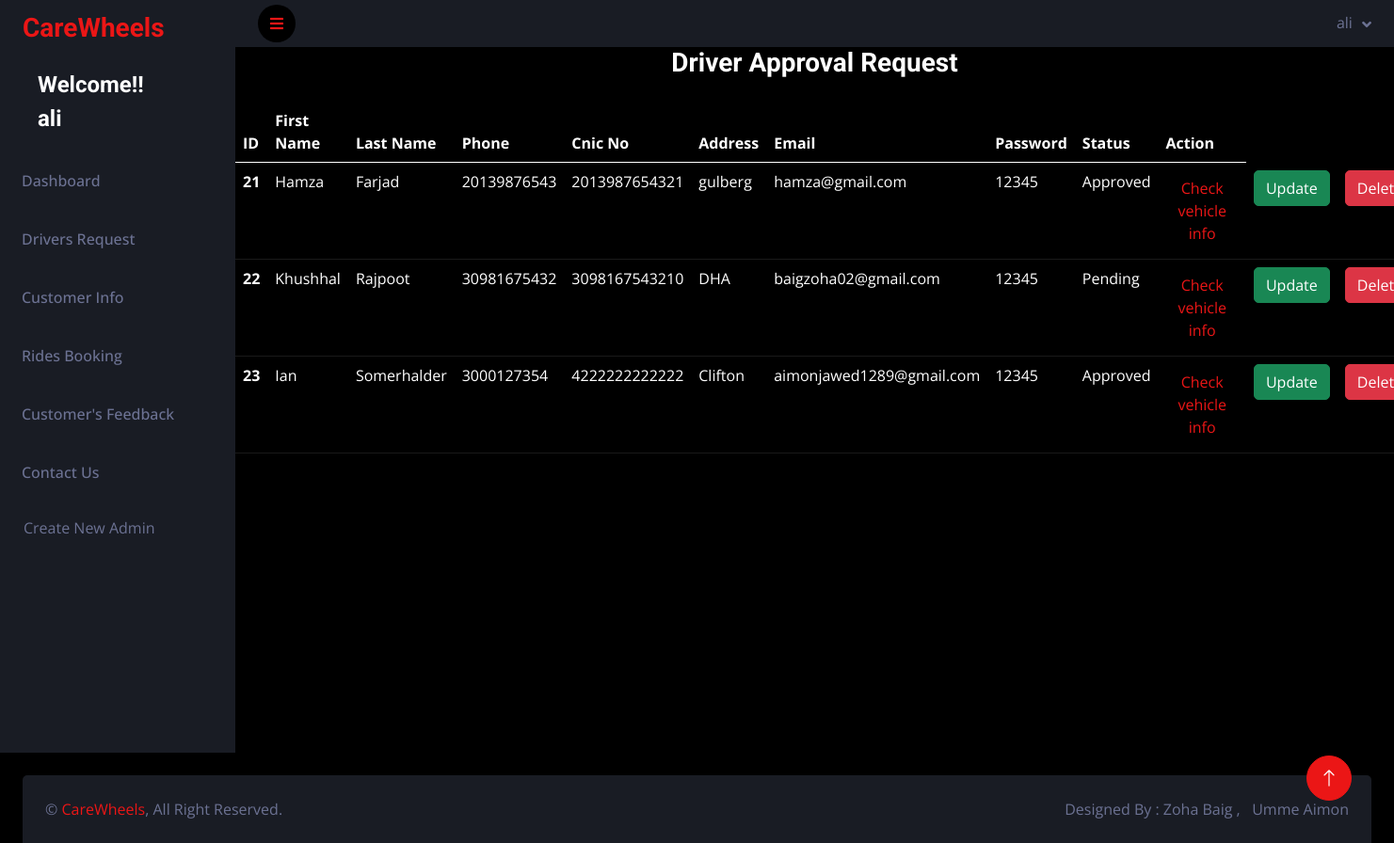
/admin/drv_req_pending.php (signed in), run on an earlier commit of the app's database.
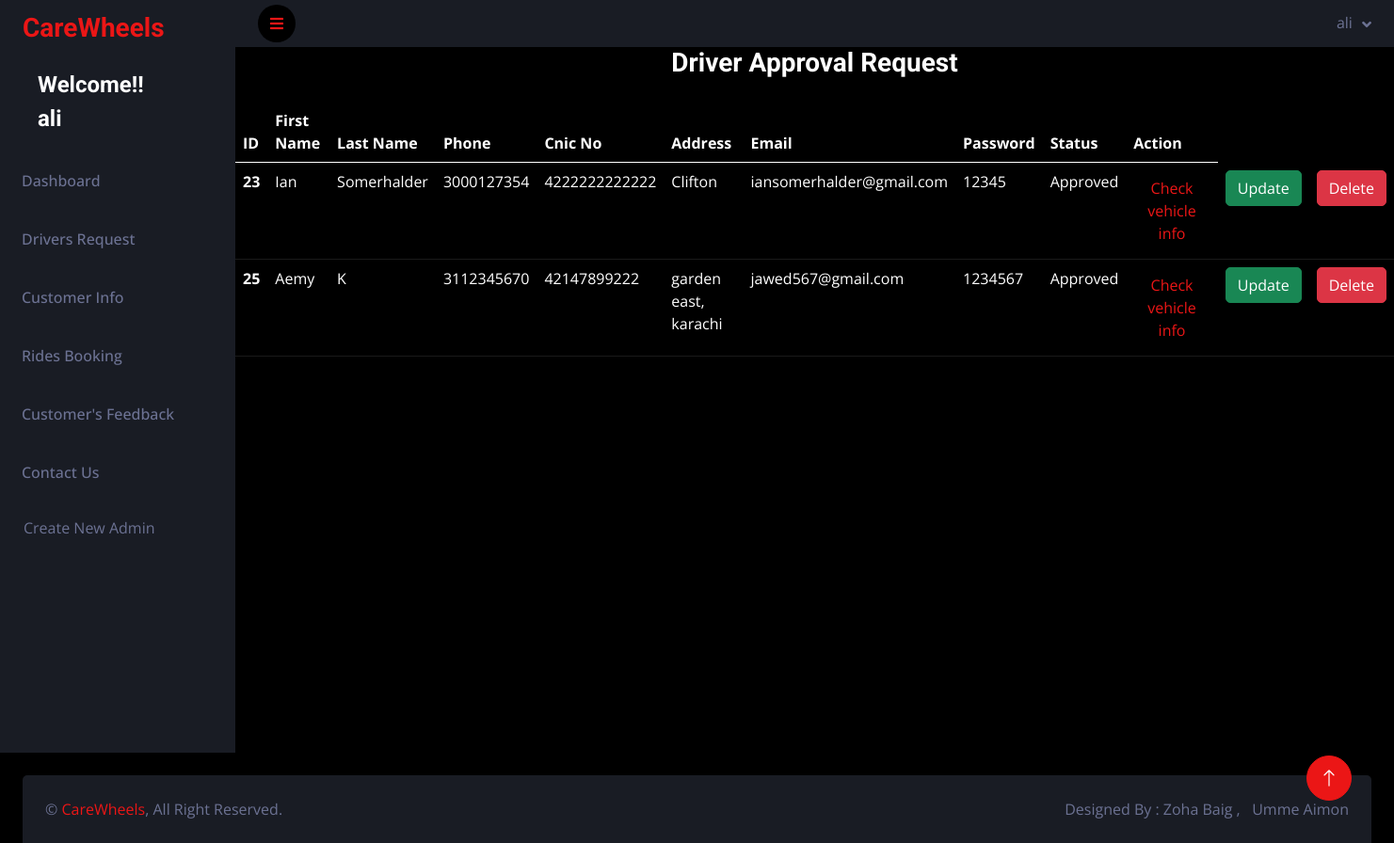
And on a later commit of the database.
### tables this page shows
CREATE TABLE `vehicles` (
  `v_id` int(11) NOT NULL,
  `v_name` varchar(55) NOT NULL,
  `v_model` varchar(55) NOT NULL,
  `v_year` int(11) NOT NULL,
  `v_capacity` int(11) NOT NULL,
  `v_regNum` varchar(55) NOT NULL,
  `d_id` int(11) NOT NULL,
  `v_drv_img` varchar(255) DEFAULT NULL,
  `v_cert_img` varchar(255) DEFAULT NULL,
  `v_img` varchar(255) DEFAULT NULL,
  `v_drv_lic` varchar(255) DEFAULT NULL
);

CREATE TABLE `drivers` (
  `d_id` int(11) NOT NULL,
  `d_fname` varchar(55) NOT NULL,
  `d_lname` varchar(55) NOT NULL,
  `d_phone` bigint(11) NOT NULL,
  `CNIC` bigint(13) NOT NULL,
  `d_email` varchar(55) NOT NULL,
  `d_address` varchar(55) NOT NULL,
  `d_password` varchar(55) NOT NULL,
  `d_status` varchar(55) DEFAULT NULL
);

### admin/drv_req_pending.php (the view, shortened to what this page needs)
<!DOCTYPE html>
<?php
require("connect.php");
if($_SESSION["a_email"]){
?>
<html lang="en">
<head>
    <link href="https://cdnjs.cloudflare.com/ajax/libs/font-awesome/5.10.0/css/all.min.css" rel="stylesheet">
    <link href="https://cdn.jsdelivr.net/npm/bootstrap-icons@1.4.1/font/bootstrap-icons.css" rel="stylesheet">
    <link href="lib/owlcarousel/assets/owl.carousel.min.css" rel="stylesheet">
    <link href="lib/tempusdominus/css/tempusdominus-bootstrap-4.min.css" rel="stylesheet" />
    <link href="css/bootstrap.min.css" rel="stylesheet">
    <link href="css/style.css" rel="stylesheet">
</head>
<body>
<div class="page-wrapper">
<?php
include('sidebar.php');
$query = "SELECT * FROM drivers JOIN vehicles ON drivers.d_id = vehicles.d_id";
$result = mysqli_query($conn,$query);
      ?>
      <h3 class="row justify-content-center">Driver Approval Request</h3>
<table class="table table-dark table-hover">
  <thead>
    <tr>
      <th scope="col">ID</th>
      <th scope="col">First Name</th>
      <th scope="col">Last Name</th>
      <th scope="col">Phone</th>
      <th scope="col">Cnic No</th>
      <th scope="col">Address</th>
      <th scope="col">Email</th>
      <th scope="col">Password</th>
      <th scope="col">Status</th>
      <th scope="col-lg-3">Action</th>
    </tr>
  </thead>
  <tbody>
  <?php
     while($row=mysqli_fetch_assoc($result))
     {
       ?>
    <tr>
      <th scope="row"><?php echo $row['d_id'];?></th>
      <td><?php echo $row['d_fname'];?></td>
      <td><?php echo $row['d_lname'];?></td>
      <td><?php echo $row['d_phone'];?></td>
      <td><?php echo $row['CNIC'];?></td>
      <td><?php echo $row['d_address'];?></td>
      <td><?php echo $row['d_email'];?></td>
      <td><?php echo $row['d_password'];?></td>
      <td><?php echo $row['d_status'];?></td>
      <td>  <a
    name="checkVinfo"
    id="checkVinfo"
    class="btn btn-link btn-open-vehicle-modal"
    href="get_vehicle_info.php?d_id=<?php echo $row["d_id"]; ?>"
    role="button"
  >Check vehicle info</a>  </td>
      <td>  <a name="approved" id="update" class="btn btn-success" href="driver_update.php?id=<?php echo $row["d_id"]?>" role="button">Update</a>  </td>
      <td>  <a name="delete" id="delete" class="btn btn-danger" href="delete_driver.php?id=<?php echo $row["d_id"]?>" role="button">Delete</a>  </td>
    </tr>
    <?php
     }
       ?>
  </tbody>
</table>
    </div>
        <a href="#" class="btn btn-lg btn-primary btn-lg-square back-to-top"><i class="bi bi-arrow-up"></i></a>
    <?php
include('footer.php');
?>
</body>
</html>
<?php
}
else{
    header("location:signin.php");
}
?>

What changed in the data, as far as the page shows it:
no longer on this page (row unchanged): vehicles: d "21", d.d_fname "Hamza", d.d_lname "Farjad", d.d_phone "20139876543", d.CNIC "2013987654321", d.d_address "gulberg", d.d_email "hamza@gmail.com", d.d_password "12345", d.d_status "Approved"
no longer on this page (row unchanged): vehicles: d "22", d.d_fname "Khushhal", d.d_lname "Rajpoot", d.d_phone "30981675432", d.CNIC "3098167543210", d.d_address "DHA", d.d_email "baigzoha02@gmail.com", d.d_password "12345", d.d_status "Pending"
changed through a linked row, vehicles "Ian": d.d_email "aimonjawed1289@gmail.com" → "iansomerhalder@gmail.com"
added vehicles: d "25", d.d_fname "Aemy", d.d_lname "K", d.d_phone "3112345670", d.CNIC "42147899222", d.d_address "garden east, karachi", d.d_email "jawed567@gmail.com", d.d_password "1234567", d.d_status "Approved"
